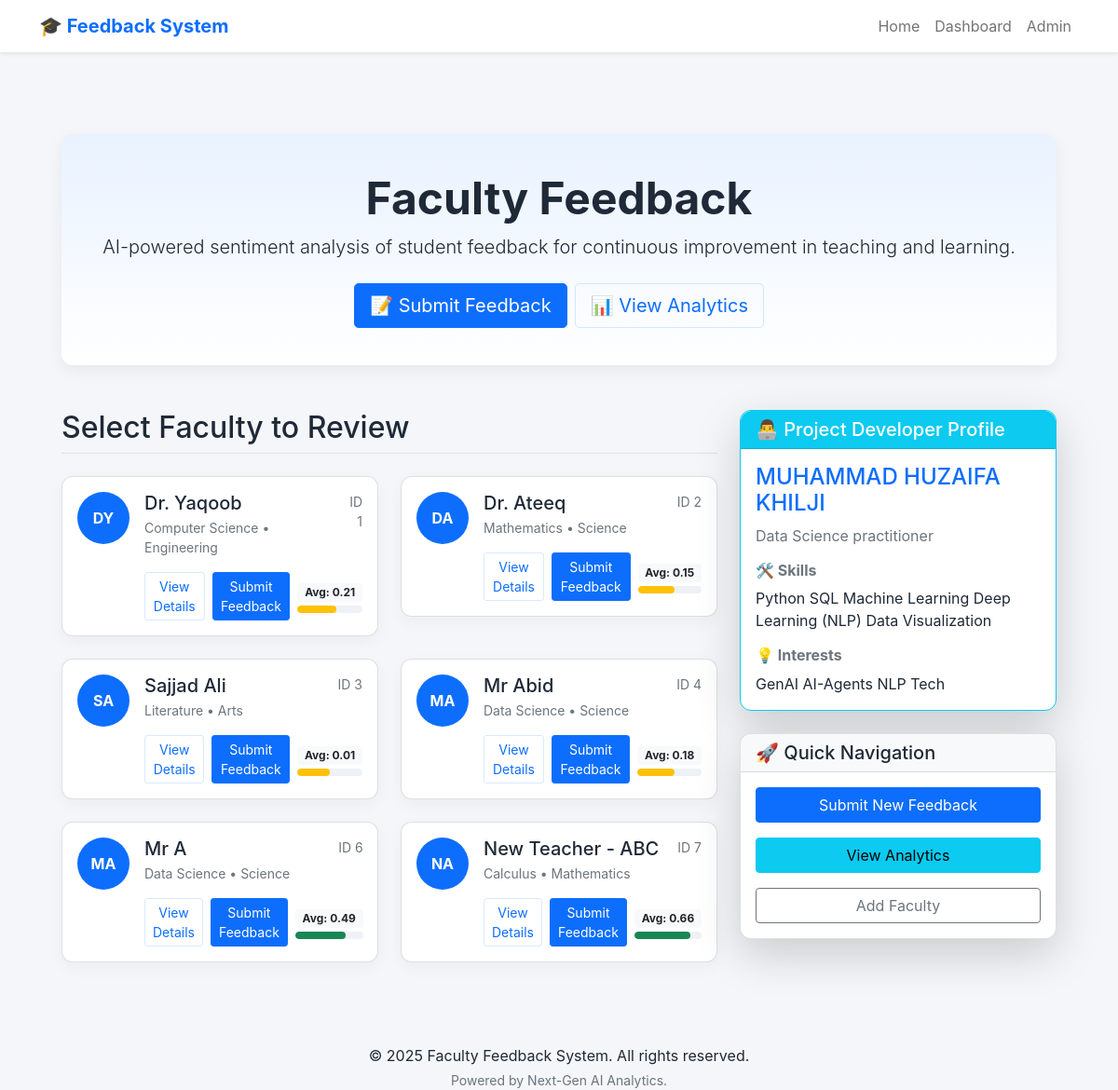
The page / on the database its author committed.
### feedback/models.py (models this page shows, shortened)
class Professor(models.Model):
    name = models.CharField(max_length=200)
    subject = models.CharField(max_length=100)
    department = models.CharField(max_length=100)
    email = models.EmailField(blank=True, null=True)
    created_at = models.DateTimeField(auto_now_add=True)

### feedback/views.py (the view)
# urls.py: path('', views.home, name='home'),
def home(request):
    professors = Professor.objects.annotate(
        total_comments=Count('comments'),
        avg_sentiment_score=Avg('comments__sentiment_score')
    ).filter(total_comments__gt=0)
    for p in professors:
        if getattr(p, 'avg_sentiment_score') is None:
            p.avg_sentiment_score = 0
        if getattr(p, 'total_comments') is None:
            p.total_comments = 0
        try:
            pct = int(max(0, min(100, ((p.avg_sentiment_score + 1) / 2) * 100)))
        except Exception:
            pct = 0
        p.score_pct = pct
    return render(request, 'feedback/home.html', {'professors': professors})

### feedback/templatetags/name_extras.py (called while the page is built)
@register.filter
def initials(name):
    if not name:
        return "?"
    parts = [p for p in name.split() if p]
    if len(parts) == 1:
        return parts[0][0].upper()
    first = parts[0][0].upper()
    last = parts[-1][0].upper()
    return f"{first}{last}"

### feedback/templates/feedback/home.html (shortened to what this page needs)
{% extends 'feedback/base.html' %}
{% load name_extras %}
{% block content %}
    <div class="jumbotron text-center">
        <h1 class="display-5 fw-bold">Faculty Feedback</h1>
        <p class="lead mb-4">AI-powered sentiment analysis of student feedback for continuous improvement in teaching and learning.</p>
        <div class="d-flex justify-content-center gap-2">
            <a href="/submit/" class="btn btn-primary btn-lg">📝 Submit Feedback</a>
            <a href="/dashboard/" class="btn btn-outline-primary btn-lg">📊 View Analytics</a>
        </div>
    </div>
    <div class="row mt-5">
        <div class="col-lg-8">
            <h2 class="border-bottom pb-2 mb-4">Select Faculty to Review</h2>
            <div class="row">
                {% if professors %}
                    {% for professor in professors %}
                        <div class="col-md-6 mb-4">
                            <div class="card mb-0">
                                <div class="card-body d-flex gap-3 align-items-start">
                                    <div class="avatar bg-primary text-white d-flex align-items-center justify-content-center">{{ professor.name|initials }}</div>
                                    <div class="w-100">
                                        <div class="d-flex justify-content-between align-items-start">
                                            <div>
                                                <h5 class="mb-1">{{ professor.name }}</h5>
                                                <div class="small text-muted">{{ professor.subject }} • {{ professor.department }}</div>
                                            </div>
                                            <div class="text-end small text-muted">ID {{ professor.id }}</div>
                                        </div>
                                        <div class="mt-3 d-flex gap-2 align-items-center">
                                            <a href="{% url 'professor_detail' professor.id %}" class="btn btn-sm btn-outline-primary">View Details</a>
                                            <a href="/submit/?prof={{ professor.id }}" class="btn btn-sm btn-primary">Submit Feedback</a>
                                            <div class="ms-auto text-end">
                                                <span class="badge bg-light text-dark small">Avg: {{ professor.avg_sentiment_score|floatformat:2 }}</span>
                                                <div class="score-bar mt-1">
                                                    {% if professor.avg_sentiment_score > 0.3 %}
                                                        <div class="score-fill bg-success" style="width: {{ professor.score_pct }}%;"></div>
                                                    {% elif professor.avg_sentiment_score > -0.3 %}
                                                        <div class="score-fill bg-warning text-dark" style="width: {{ professor.score_pct }}%;"></div>
                                                    {% else %}
                                                        <div class="score-fill bg-danger" style="width: {{ professor.score_pct }}%;"></div>
                                                    {% endif %}
                                                </div>
                                            </div>
                                        </div>
                                    </div>
                                </div>
                            </div>
                        </div>
                    {% endfor %}
                {% else %}
                    <div class="col-12">
                        <div class="alert alert-warning">No faculty added yet. <a href="/admin/">Add some in admin</a></div>
                    </div>
                {% endif %}
            </div>
        </div>
        <div class="col-lg-4">
            <div class="card mb-4 border-info shadow-lg">
                <div class="card-header bg-info text-white"><h5 class="mb-0">👨‍💻 Project Developer Profile</h5></div>
                <div class="card-body">
                    <h4 class="card-title text-primary">MUHAMMAD HUZAIFA KHILJI</h4>
                    <p class="text-muted mb-3">Data Science practitioner</p>
                    <h6 class="fw-bold text-secondary">🛠️ Skills</h6>
                    <div class="mb-3">
                        <span class="skill-badge">Python</span>
                        <span class="skill-badge">SQL</span>
                        <span class="skill-badge">Machine Learning</span>
                        <span class="skill-badge">Deep Learning (NLP)</span>
                        <span class="skill-badge">Data Visualization</span>
                    </div>
                    <h6 class="fw-bold text-secondary">💡 Interests</h6>
                    <div>
                        <span class="interest-badge">GenAI</span>
                        <span class="interest-badge">AI-Agents</span>
                        <span class="interest-badge">NLP Tech</span>
                    </div>
                </div>
            </div>
            <div class="card shadow-lg">
                <div class="card-header bg-light"><h5 class="mb-0">🚀 Quick Navigation</h5></div>
                <div class="card-body">
                    <div class="d-grid gap-3">
                        <a href="/submit/" class="btn btn-primary btn-block">Submit New Feedback</a>
                        <a href="/dashboard/" class="btn btn-info btn-block">View Analytics</a>
                        <a href="/admin/feedback/professor/add/" class="btn btn-outline-secondary btn-block">Add Faculty</a>
                    </div>
                </div>
            </div>
        </div>
    </div>
{% endblock %}

### feedback/templates/feedback/base.html (shortened to what this page needs)
<!DOCTYPE html>
<html>
<head>
    <link href="https://cdn.jsdelivr.net/npm/bootstrap@5.1.3/dist/css/bootstrap.min.css" rel="stylesheet">
    {% load static %}
    <link rel="stylesheet" href="{% static 'feedback/css/app.css' %}">
</head>
<body>
    <nav class="navbar navbar-expand-lg navbar-light bg-white shadow-sm sticky-top">
        <div class="container">
            <a class="navbar-brand fw-bold text-primary" href="/">🎓 Feedback System</a>
            <div class="collapse navbar-collapse" id="navbarNav">
                <ul class="navbar-nav ms-auto">
                    <li class="nav-item"><a class="nav-link" href="/">Home</a></li>
                    <li class="nav-item"><a class="nav-link" href="/dashboard/">Dashboard</a></li>
                    <li class="nav-item"><a class="nav-link" href="/admin/">Admin</a></li>
                </ul>
            </div>
        </div>
    </nav>
    <main class="container mt-5 container-main">
        {% block content %}{% endblock %}
    </main>
    <footer class="app-footer mt-4">
        <div class="container text-center">
            <p class="mb-0">&copy; 2025 Faculty Feedback System. All rights reserved.</p>
            <p class="mt-1 text-muted small">Powered by Next-Gen AI Analytics.</p>
        </div>
    </footer>
</body>
</html>

### feedback/static/feedback/css/app.css (style rules this page uses)
:root { --primary:#0d6efd; --muted:#6c757d; --bg:#f4f6f9; --card:#ffffff; --success:#198754; }
html,body { height:100%;font-family:Inter, system-ui, -apple-system, "Segoe UI", Roboto, "Helvetica Neue", Arial; background:var(--bg); color:#1f2937 }
.container-main { padding:2.5rem 1rem; max-width:1100px; margin:0 auto }
.jumbotron { background:linear-gradient(180deg, #e9f2ff, #ffffff); padding:2.5rem; border-radius:0.75rem; box-shadow:0 6px 18px rgba(15,23,42,0.06) }
.card { border-radius:12px; background:var(--card); box-shadow:0 6px 18px rgba(15,23,42,0.04) }
.card .card-header { border-radius:12px 12px 0 0 }
.avatar { flex:0 0 56px; width:56px; height:56px; border-radius:50%; font-weight:700 }
.avatar.bg-primary { background:var(--primary) }
.text-muted small, .small { color:var(--muted) }
.btn-primary { background:var(--primary); border-color:var(--primary) }
.btn-outline-primary { color:var(--primary); border-color:rgba(13,110,253,0.15) }
.score-bar { height:8px; background:#eef2f6; border-radius:6px; overflow:hidden }
.score-fill { height:100%; border-radius:6px }

### rows shown on the page
Professor: name|initials "DY", name "Dr. Yaqoob", subject "Computer Science", department "Engineering", id "1", avg_sentiment_score "0.21", {{ professor.score_pct }} 60 (drawn)
Professor: name|initials "DA", name "Dr. Ateeq", subject "Mathematics", department "Science", id "2", avg_sentiment_score "0.15", {{ professor.score_pct }} 57 (drawn)
Professor: name|initials "SA", name "Sajjad Ali", subject "Literature", department "Arts", id "3", avg_sentiment_score "0.01", {{ professor.score_pct }} 50 (drawn)
Professor: name|initials "MA", name "Mr Abid", subject "Data Science", department "Science", id "4", avg_sentiment_score "0.18", {{ professor.score_pct }} 58 (drawn)
Professor: name|initials "MA", name "Mr A", subject "Data Science", department "Science", id "6", avg_sentiment_score "0.49", {{ professor.score_pct }} 74 (drawn)
Professor: name|initials "NA", name "New Teacher - ABC", subject "Calculus", department "Mathematics", id "7", avg_sentiment_score "0.66", {{ professor.score_pct }} 83 (drawn)
